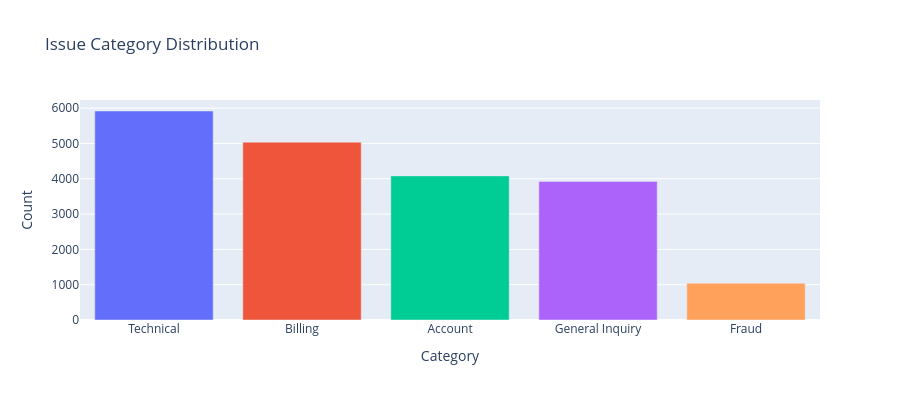
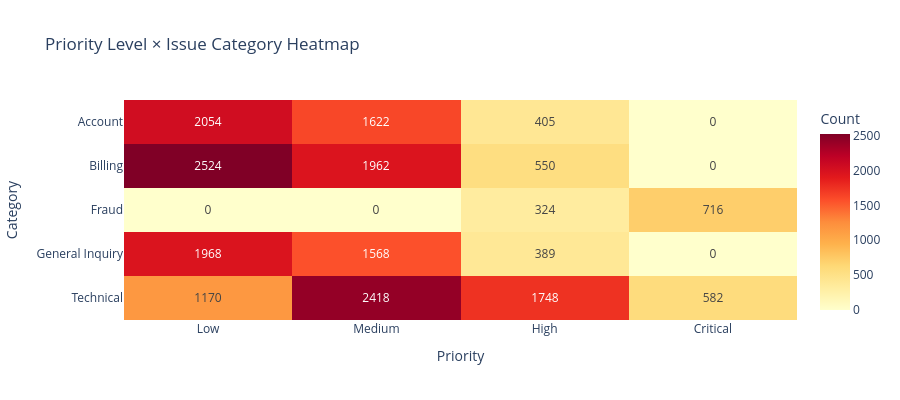

The cell these charts' notebook holds for them, in order:
### Code cell
# Category distribution
cat_counts = df['Issue_Category'].value_counts()

fig = px.bar(
    x=cat_counts.index, y=cat_counts.values,
    color=cat_counts.index,
    title='Issue Category Distribution',
    labels={'x': 'Category', 'y': 'Count'}
)
fig.update_layout(showlegend=False, height=400)
fig.show()

# Cross-tabulation: Priority vs Category
priority_cat = pd.crosstab(df['Issue_Category'], df['Priority_Level'])
priority_cat = priority_cat[['Low', 'Medium', 'High', 'Critical']]

fig = px.imshow(
    priority_cat, text_auto=True, aspect='auto',
    title='Priority Level × Issue Category Heatmap',
    labels={'x': 'Priority', 'y': 'Category', 'color': 'Count'},
    color_continuous_scale='YlOrRd'
)
fig.update_layout(height=400)
fig.show()

### Figure 1 — Plotly figure (JSON) as saved in the notebook; plotly's stock layout.template omitted (floating-point values rounded to 4 significant figures)
{"data": [{"hovertemplate": "color=Technical<br>Category=%{x}<br>Count=%{y}<extra></extra>", "legendgroup": "Technical", "marker": {"color": "#636efa", "pattern": {"shape": ""}}, "name": "Technical", "orientation": "v", "showlegend": true, "textposition": "auto", "type": "bar", "x": ["Technical"], "xaxis": "x", "y": [5918], "yaxis": "y"}, {"hovertemplate": "color=Billing<br>Category=%{x}<br>Count=%{y}<extra></extra>", "legendgroup": "Billing", "marker": {"color": "#EF553B", "pattern": {"shape": ""}}, "name": "Billing", "orientation": "v", "showlegend": true, "textposition": "auto", "type": "bar", "x": ["Billing"], "xaxis": "x", "y": [5036], "yaxis": "y"}, {"hovertemplate": "color=Account<br>Category=%{x}<br>Count=%{y}<extra></extra>", "legendgroup": "Account", "marker": {"color": "#00cc96", "pattern": {"shape": ""}}, "name": "Account", "orientation": "v", "showlegend": true, "textposition": "auto", "type": "bar", "x": ["Account"], "xaxis": "x", "y": [4081], "yaxis": "y"}, {"hovertemplate": "color=General Inquiry<br>Category=%{x}<br>Count=%{y}<extra></extra>", "legendgroup": "General Inquiry", "marker": {"color": "#ab63fa", "pattern": {"shape": ""}}, "name": "General Inquiry", "orientation": "v", "showlegend": true, "textposition": "auto", "type": "bar", "x": ["General Inquiry"], "xaxis": "x", "y": [3925], "yaxis": "y"}, {"hovertemplate": "color=Fraud<br>Category=%{x}<br>Count=%{y}<extra></extra>", "legendgroup": "Fraud", "marker": {"color": "#FFA15A", "pattern": {"shape": ""}}, "name": "Fraud", "orientation": "v", "showlegend": true, "textposition": "auto", "type": "bar", "x": ["Fraud"], "xaxis": "x", "y": [1040], "yaxis": "y"}], "layout": {"barmode": "relative", "height": 400, "legend": {"title": {"text": "color"}, "tracegroupgap": 0}, "showlegend": false, "title": {"text": "Issue Category Distribution"}, "xaxis": {"anchor": "y", "domain": [0, 1], "title": {"text": "Category"}}, "yaxis": {"anchor": "x", "domain": [0, 1], "title": {"text": "Count"}}}}

### Figure 2 — Plotly figure (JSON) as saved in the notebook; plotly's stock layout.template omitted (floating-point values rounded to 4 significant figures)
{"data": [{"coloraxis": "coloraxis", "hovertemplate": "Priority: %{x}<br>Category: %{y}<br>Count: %{z}<extra></extra>", "name": "0", "texttemplate": "%{z}", "type": "heatmap", "x": ["Low", "Medium", "High", "Critical"], "xaxis": "x", "y": ["Account", "Billing", "Fraud", "General Inquiry", "Technical"], "yaxis": "y", "z": [[2054, 1622, 405, 0], [2524, 1962, 550, 0], [0, 0, 324, 716], [1968, 1568, 389, 0], [1170, 2418, 1748, 582]]}], "layout": {"coloraxis": {"autocolorscale": false, "colorbar": {"title": {"text": "Count"}}, "colorscale": [[0, "rgb(255,255,204)"], [0.125, "rgb(255,237,160)"], [0.25, "rgb(254,217,118)"], [0.375, "rgb(254,178,76)"], [0.5, "rgb(253,141,60)"], [0.625, "rgb(252,78,42)"], [0.75, "rgb(227,26,28)"], [0.875, "rgb(189,0,38)"], [1, "rgb(128,0,38)"]]}, "height": 400, "title": {"text": "Priority Level × Issue Category Heatmap"}, "xaxis": {"anchor": "y", "domain": [0, 1], "title": {"text": "Priority"}}, "yaxis": {"anchor": "x", "autorange": "reversed", "domain": [0, 1], "title": {"text": "Category"}}}}
